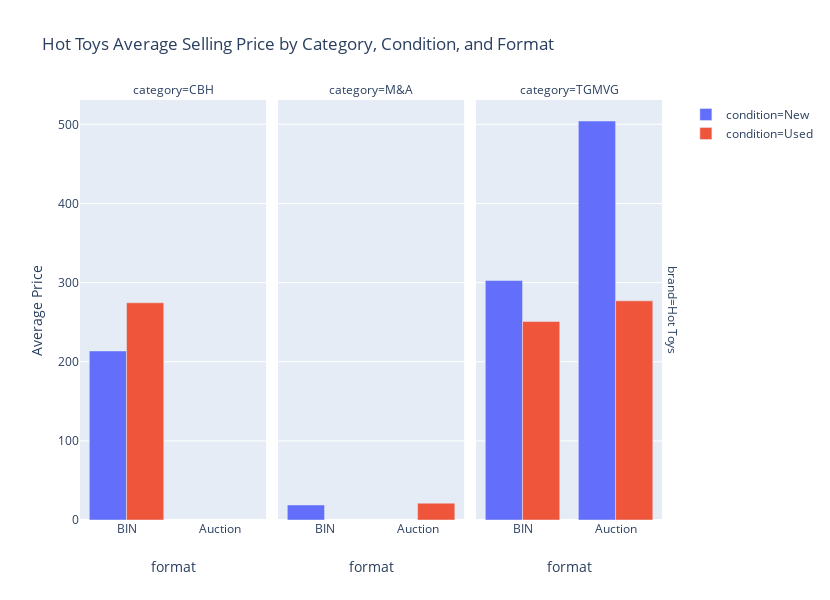

Notebook cell for this chart:
### Code cell
fig = px.bar(hotchart, x="format", y="price", color="condition", barmode="group", facet_row="brand", facet_col="category",
             labels = {'brand':'','price':'Average Price','category':''},
             category_orders={"category": top_cats, "brand":'Hot Toys'},
             height=600,width = 830,
             title='Hot Toys Average Selling Price by Category, Condition, and Format')
fig.show()

### Figure 1 — Plotly figure (JSON) as saved in the notebook; plotly's stock layout.template omitted (floating-point values rounded to 4 significant figures)
{"data": [{"alignmentgroup": "True", "hoverlabel": {"namelength": 0}, "hovertemplate": "condition=New<br>=CBH<br>format=%{x}<br>Average Price=%{y}", "legendgroup": "condition=New", "marker": {"color": "#636efa"}, "name": "condition=New", "offsetgroup": "condition=New", "orientation": "v", "showlegend": true, "textposition": "auto", "type": "bar", "x": ["BIN"], "xaxis": "x", "y": [213.6], "yaxis": "y"}, {"alignmentgroup": "True", "hoverlabel": {"namelength": 0}, "hovertemplate": "condition=New<br>=M&A<br>format=%{x}<br>Average Price=%{y}", "legendgroup": "condition=New", "marker": {"color": "#636efa"}, "name": "condition=New", "offsetgroup": "condition=New", "orientation": "v", "showlegend": false, "textposition": "auto", "type": "bar", "x": ["BIN"], "xaxis": "x2", "y": [18.99], "yaxis": "y2"}, {"alignmentgroup": "True", "hoverlabel": {"namelength": 0}, "hovertemplate": "condition=New<br>=TGMVG<br>format=%{x}<br>Average Price=%{y}", "legendgroup": "condition=New", "marker": {"color": "#636efa"}, "name": "condition=New", "offsetgroup": "condition=New", "orientation": "v", "showlegend": false, "textposition": "auto", "type": "bar", "x": ["Auction", "BIN"], "xaxis": "x3", "y": [504.2, 302.6], "yaxis": "y3"}, {"alignmentgroup": "True", "hoverlabel": {"namelength": 0}, "hovertemplate": "condition=Used<br>=CBH<br>format=%{x}<br>Average Price=%{y}", "legendgroup": "condition=Used", "marker": {"color": "#EF553B"}, "name": "condition=Used", "offsetgroup": "condition=Used", "orientation": "v", "showlegend": true, "textposition": "auto", "type": "bar", "x": ["BIN"], "xaxis": "x", "y": [274.5], "yaxis": "y"}, {"alignmentgroup": "True", "hoverlabel": {"namelength": 0}, "hovertemplate": "condition=Used<br>=M&A<br>format=%{x}<br>Average Price=%{y}", "legendgroup": "condition=Used", "marker": {"color": "#EF553B"}, "name": "condition=Used", "offsetgroup": "condition=Used", "orientation": "v", "showlegend": false, "textposition": "auto", "type": "bar", "x": ["Auction"], "xaxis": "x2", "y": [21.29], "yaxis": "y2"}, {"alignmentgroup": "True", "hoverlabel": {"namelength": 0}, "hovertemplate": "condition=Used<br>=TGMVG<br>format=%{x}<br>Average Price=%{y}", "legendgroup": "condition=Used", "marker": {"color": "#EF553B"}, "name": "condition=Used", "offsetgroup": "condition=Used", "orientation": "v", "showlegend": false, "textposition": "auto", "type": "bar", "x": ["Auction", "BIN"], "xaxis": "x3", "y": [276.9, 250.8], "yaxis": "y3"}], "layout": {"annotations": [{"font": {}, "showarrow": false, "text": "category=CBH", "x": 0.1567, "xanchor": "center", "xref": "paper", "y": 1, "yanchor": "bottom", "yref": "paper"}, {"font": {}, "showarrow": false, "text": "category=M&A", "x": 0.49, "xanchor": "center", "xref": "paper", "y": 1, "yanchor": "bottom", "yref": "paper"}, {"font": {}, "showarrow": false, "text": "category=TGMVG", "x": 0.8233, "xanchor": "center", "xref": "paper", "y": 1, "yanchor": "bottom", "yref": "paper"}, {"font": {}, "showarrow": false, "text": "brand=Hot Toys", "textangle": 90, "x": 0.98, "xanchor": "left", "xref": "paper", "y": 0.5, "yanchor": "middle", "yref": "paper"}], "barmode": "group", "height": 600, "legend": {"tracegroupgap": 0}, "title": {"text": "Hot Toys Average Selling Price by Category, Condition, and Format"}, "width": 830, "xaxis": {"anchor": "y", "domain": [0, 0.3133], "title": {"text": "format"}}, "xaxis2": {"anchor": "y2", "domain": [0.3333, 0.6467], "matches": "x", "title": {"text": "format"}}, "xaxis3": {"anchor": "y3", "domain": [0.6667, 0.98], "matches": "x", "title": {"text": "format"}}, "yaxis": {"anchor": "x", "domain": [0, 1], "title": {"text": "Average Price"}}, "yaxis2": {"anchor": "x2", "domain": [0, 1], "matches": "y", "showticklabels": false}, "yaxis3": {"anchor": "x3", "domain": [0, 1], "matches": "y", "showticklabels": false}}}
